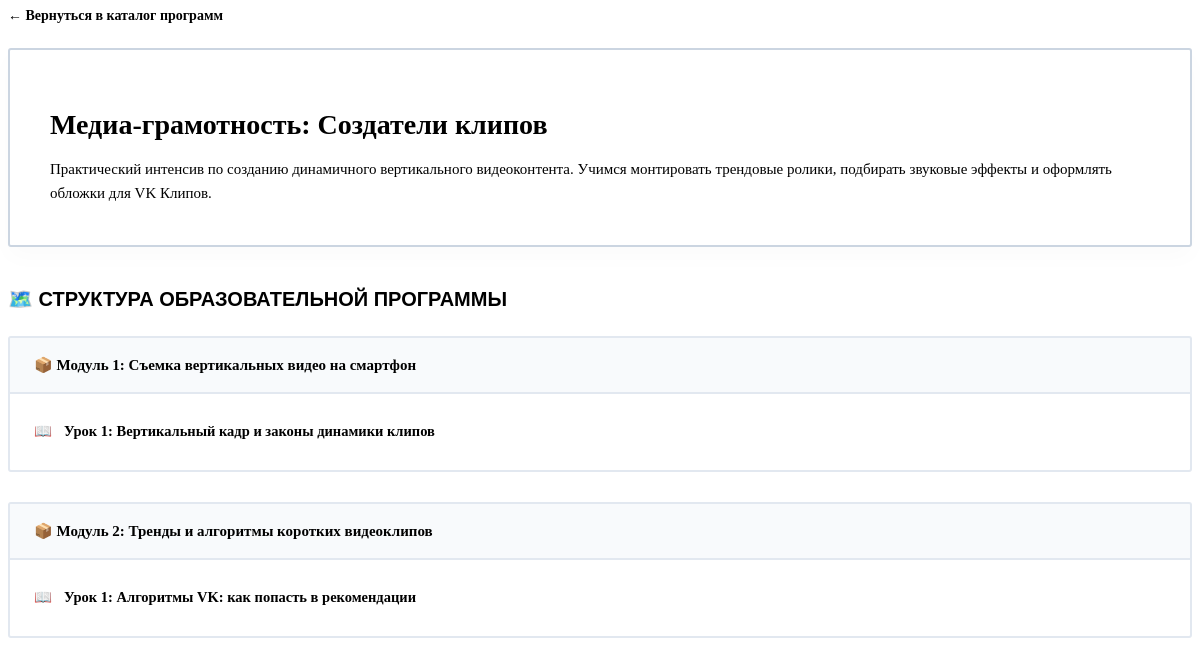
Page /course/2/ (signed in) on the committed database.
### core/models.py (models this page shows, shortened)
class Course(models.Model):
    title = models.CharField(max_length=200, verbose_name="Название курса")
    description = models.TextField(verbose_name="Описание курса")
    THEME_CHOICES = [
        ('media', 'Медиа и коммуникации'),
        ('leadership', 'Лидерство и команда'),
        ('science', 'Наука и технологии'),
        ('volunteering', 'Волонтерство и добрые дела'),
    ]
    AGE_CHOICES = [
        ('6-11', 'Младшие классы (6-11 лет)'),
        ('12-15', 'Средние классы (12-15 лет)'),
        ('16-18', 'Старшие классы и студенты (16-18 лет)'),
    ]
    FORMAT_CHOICES = [
        ('online', 'Онлайн-курс'),
        ('hybrid', 'Интенсив / Смешанный'),
    ]
    theme = models.CharField(max_length=30, choices=THEME_CHOICES, default='media', verbose_name="Тема курса")
    age_category = models.CharField(max_length=10, choices=AGE_CHOICES, default='12-15', verbose_name="Возраст участников")
    course_format = models.CharField(max_length=10, choices=FORMAT_CHOICES, default='online', verbose_name="Формат обучения")

class Module(models.Model):
    course = models.ForeignKey(Course, on_delete=models.CASCADE, related_name='modules', verbose_name="Курс")
    title = models.CharField(max_length=200, verbose_name="Название модуля")
    order = models.PositiveIntegerField(default=0, verbose_name="Порядок отображения")
    class Meta:
        ordering = ['order']

class Lesson(models.Model):
    module = models.ForeignKey(Module, on_delete=models.CASCADE, related_name='lessons', verbose_name="Модуль")
    title = models.CharField(max_length=200, verbose_name="Название урока")
    content = models.TextField(verbose_name="Текст урока (Лонгрид)")
    video_url = models.URLField(blank=True, verbose_name="Ссылка на видео (если есть)")
    test_question = models.TextField(verbose_name="Вопрос теста", blank=True, null=True)
    option_a = models.CharField(max_length=255, verbose_name="Вариант А", blank=True, null=True)
    option_b = models.CharField(max_length=255, verbose_name="Вариант Б", blank=True, null=True)
    option_c = models.CharField(max_length=255, verbose_name="Вариант В", blank=True, null=True)
    option_d = models.CharField(max_length=255, verbose_name="Вариант Г", blank=True, null=True)
    correct_answer = models.CharField(
        max_length=1,
        choices=[('A', 'А'), ('B', 'Б'), ('C', 'В'), ('D', 'Г')],
        verbose_name="Буква правильного ответа (A, B, C, D)",
        blank=True,
        null=True
    )

### core/views.py (the view)
# urls.py: path('course/<int:course_id>/', views.course_detail_view, name='course_detail'),
@login_required(login_url='login')
def course_detail_view(request, course_id):
    course = get_object_or_404(Course, id=course_id)
    return render(request, 'course_detail.html', {'course': course})

### core/templates/course_detail.html (shortened to what this page needs)
{% extends 'base.html' %}
{% load static %}
{% block content %}
<a href="/" class="back-link">← Вернуться в каталог программ</a>
<div class="course-hero-box">
    <h1>{{ course.title }}</h1>
    <p style="color: var(--text-slate); font-size: 15px; line-height: 1.6; font-weight: 500; margin: 0;">
        {{ course.description }}
    </p>
</div>
<h2 style="font-family: 'Montserrat', 'Arial Black', sans-serif; font-weight: 900; font-size: 20px; text-transform: uppercase; margin-bottom: 25px; color: var(--pervye-black);">
    🗺️ Структура образовательной программы
</h2>
<div style="width: 100%;">
    {% for module in course.modules.all %}
    <div class="module-wrapper">
        <div class="module-title-banner">
            <h3>📦 {{ module.title }}</h3>
        </div>
        <div class="lessons-list-box">
            {% for lesson in module.lessons.all %}
            <a href="/lesson/{{ lesson.id }}/" class="lesson-row-item">
                <div class="lesson-info-side">
                    <span>📖</span>
                    <span>{{ lesson.title }}</span>
                </div>
                <div class="btn-go-lesson">Изучить</div>
            </a>
            {% empty %}
            <div style="padding: 15px 24px; color: #94A3B8; font-size: 13.5px; font-weight: 500;">
                В этом модуле ещё нет лекционных материалов.
            </div>
            {% endfor %}
        </div>
    </div>
    {% empty %}
    <div style="text-align: center; padding: 40px; border: 2px dashed #CBD5E1; border-radius: 3px; background: white;">
        <h4 style="color: #64748B; font-size: 15px; margin: 0;">Разделы программы сейчас наполняются администратором.</h4>
    </div>
    {% endfor %}
</div>
{% endblock %}

### core/templates/course_detail.html (style rules this page uses)
.back-link { color: var(--pervye-blue); text-decoration: none; font-weight: 700; font-size: 14px; display: inline-block; margin-bottom: 24px; }
.course-hero-box { background: var(--pervye-white) !important; border: 2px solid #CBD5E1 !important; border-radius: 3px !important; padding: 40px; margin-bottom: 40px; box-shadow: 0 10px 25px rgba(0, 0, 0, 0.02); }
.course-hero-box h1 { font-size: 28px; color: var(--pervye-black); margin-bottom: 16px; }
.module-wrapper { margin-bottom: 30px; }
.module-title-banner { background: #F8FAFC; border: 2px solid #E2E8F0; border-bottom: none; border-radius: 3px 3px 0 0 !important; padding: 18px 24px; }
.module-title-banner h3 { font-size: 15px; color: var(--pervye-blue); margin: 0; }
.lessons-list-box { background: var(--pervye-white); border: 2px solid #E2E8F0; border-radius: 0 0 3px 3px !important; padding: 10px 0; }
.lesson-row-item { display: flex; justify-content: space-between; align-items: center; padding: 14px 24px; border-bottom: 1px solid #F1F5F9; text-decoration: none; color: var(--pervye-black); transition: background 0.2s; }
.lesson-row-item:last-child { border-bottom: none; }
.lesson-info-side { display: flex; align-items: center; gap: 12px; font-weight: 600; font-size: 14.5px; }
.btn-go-lesson { background: var(--pervye-red); color: white !important; border: none; padding: 8px 16px; border-radius: 3px !important; font-family: 'Montserrat', sans-serif; font-size: 11px; font-weight: 800; text-transform: uppercase; letter-spacing: 0.5px; }

### rows in the picture
Course: title "Медиа-грамотность: Создатели клипов", description "Практический интенсив по созданию динамичного вертикального видеоконтента. Учимся монтировать трендовые ролики, подбирать звуковые эффекты и оформлять обложки для VK Клипов."
Module: title "Модуль 1: Съемка вертикальных видео на смартфон"
Lesson: title "Урок 1: Вертикальный кадр и законы динамики клипов"
Module: title "Модуль 2: Тренды и алгоритмы коротких видеоклипов"
Lesson: title "Урок 1: Алгоритмы VK: как попасть в рекомендации"
